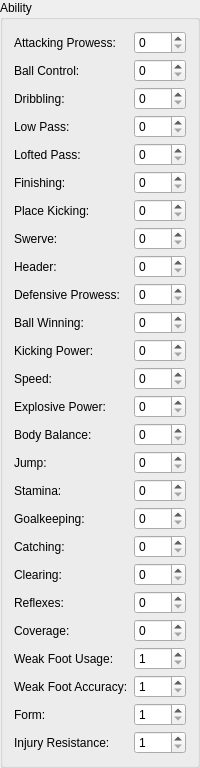
      <widget class="QGroupBox" name="boxAbility">
       <property name="title">
        <string>Ability</string>
       </property>
       <layout class="QFormLayout" name="formLayout">
        <property name="verticalSpacing">
         <number>5</number>
        </property>
        <item row="0" column="0">
         <widget class="QLabel" name="lblAttackingProwess">
          <property name="text">
           <string>Attacking Prowess:</string>
          </property>
         </widget>
        </item>
        <item row="0" column="1">
         <widget class="QSpinBox" name="spxAttackingProwess">
          <property name="maximum">
           <number>127</number>
          </property>
         </widget>
        </item>
        <item row="1" column="0">
         <widget class="QLabel" name="lblBallControl">
          <property name="text">
           <string>Ball Control:</string>
          </property>
         </widget>
        </item>
        <item row="1" column="1">
         <widget class="QSpinBox" name="spxBallControl">
          <property name="maximum">
           <number>127</number>
          </property>
         </widget>
        </item>
        <item row="2" column="0">
         <widget class="QLabel" name="lblDribbling">
          <property name="text">
           <string>Dribbling:</string>
          </property>
         </widget>
        </item>
        <item row="2" column="1">
         <widget class="QSpinBox" name="spxDribbling">
          <property name="maximum">
           <number>127</number>
          </property>
         </widget>
        </item>
        <item row="3" column="0">
         <widget class="QLabel" name="lblLowPass">
          <property name="text">
           <string>Low Pass:</string>
          </property>
         </widget>
        </item>
        <item row="3" column="1">
         <widget class="QSpinBox" name="spxLowPass">
          <property name="maximum">
           <number>127</number>
          </property>
         </widget>
        </item>
        <item row="4" column="0">
         <widget class="QLabel" name="lblLoftedPass">
          <property name="text">
           <string>Lofted Pass:</string>
          </property>
         </widget>
        </item>
        <item row="4" column="1">
         <widget class="QSpinBox" name="spxLoftedPass">
          <property name="maximum">
           <number>127</number>
          </property>
         </widget>
        </item>
        <item row="5" column="0">
         <widget class="QLabel" name="lblFinishing">
          <property name="text">
           <string>Finishing:</string>
          </property>
         </widget>
        </item>
        <item row="5" column="1">
         <widget class="QSpinBox" name="spxFinishing">
          <property name="maximum">
           <number>127</number>
          </property>
         </widget>
        </item>
        <item row="6" column="0">
         <widget class="QLabel" name="lblPlaceKicking">
          <property name="text">
           <string>Place Kicking:</string>
          </property>
         </widget>
        </item>
        <item row="6" column="1">
         <widget class="QSpinBox" name="spxPlaceKicking">
          <property name="maximum">
           <number>127</number>
          </property>
         </widget>
        </item>
        <item row="7" column="1">
         <widget class="QSpinBox" name="spxSwerve">
          <property name="maximum">
           <number>127</number>
          </property>
         </widget>
        </item>
        <item row="8" column="0">
         <widget class="QLabel" name="lblHeader">
          <property name="text">
           <string>Header:</string>
          </property>
         </widget>
        </item>
        <item row="8" column="1">
         <widget class="QSpinBox" name="spxHeader">
          <property name="maximum">
           <number>127</number>
          </property>
         </widget>
        </item>
        <item row="9" column="0">
         <widget class="QLabel" name="lblDefensiveProwess">
          <property name="text">
           <string>Defensive Prowess:</string>
          </property>
         </widget>
        </item>
        <item row="9" column="1">
         <widget class="QSpinBox" name="spxDefensiveProwess">
          <property name="maximum">
           <number>127</number>
          </property>
         </widget>
        </item>
        <item row="10" column="0">
         <widget class="QLabel" name="lblBallWinning">
          <property name="text">
           <string>Ball Winning:</string>
          </property>
         </widget>
        </item>
        <item row="10" column="1">
         <widget class="QSpinBox" name="spxBallWinning">
          <property name="maximum">
           <number>127</number>
          </property>
         </widget>
        </item>
        <item row="11" column="0">
         <widget class="QLabel" name="lblKickingPower">
          <property name="text">
           <string>Kicking Power:</string>
          </property>
         </widget>
        </item>
        <item row="11" column="1">
         <widget class="QSpinBox" name="spxKickingPower">
          <property name="maximum">
           <number>127</number>
          </property>
         </widget>
        </item>
        <item row="12" column="0">
         <widget class="QLabel" name="lblSpeed">
          <property name="text">
           <string>Speed:</string>
          </property>
         </widget>
        </item>
        <item row="12" column="1">
         <widget class="QSpinBox" name="spxSpeed">
          <property name="maximum">
           <number>127</number>
          </property>
         </widget>
        </item>
        <item row="13" column="0">
         <widget class="QLabel" name="lblExplosivePower">
          <property name="text">
           <string>Explosive Power:</string>
          </property>
         </widget>
        </item>
        <item row="13" column="1">
         <widget class="QSpinBox" name="spxExplosivePower">
          <property name="maximum">
           <number>127</number>
          </property>
         </widget>
        </item>
        <item row="14" column="0">
         <widget class="QLabel" name="lblBodyBalance">
          <property name="text">
           <string>Body Balance:</string>
          </property>
         </widget>
        </item>
        <item row="14" column="1">
         <widget class="QSpinBox" name="spxBodyBalance">
          <property name="maximum">
           <number>127</number>
          </property>
         </widget>
        </item>
        <item row="15" column="0">
         <widget class="QLabel" name="lblJump">
          <property name="text">
           <string>Jump:</string>
          </property>
         </widget>
        </item>
        <item row="15" column="1">
         <widget class="QSpinBox" name="spxJump">
          <property name="maximum">
           <number>127</number>
          </property>
         </widget>
        </item>
        <item row="16" column="0">
         <widget class="QLabel" name="lblStamina">
          <property name="text">
           <string>Stamina:</string>
          </property>
         </widget>
        </item>
        <item row="16" column="1">
         <widget class="QSpinBox" name="spxStamina">
          <property name="maximum">
           <number>127</number>
          </property>
         </widget>
        </item>
        <item row="17" column="0">
         <widget class="QLabel" name="lblGoalkeeping">
          <property name="text">
           <string>Goalkeeping:</string>
          </property>
         </widget>
        </item>
        <item row="17" column="1">
         <widget class="QSpinBox" name="spxGoalkeeping">
          <property name="maximum">
           <number>127</number>
          </property>
         </widget>
        </item>
        <item row="18" column="0">
         <widget class="QLabel" name="lblCatching">
          <property name="text">
           <string>Catching:</string>
          </property>
         </widget>
        </item>
        <item row="18" column="1">
         <widget class="QSpinBox" name="spxCatching">
          <property name="maximum">
           <number>127</number>
          </property>
         </widget>
        </item>
        <item row="19" column="0">
         <widget class="QLabel" name="lblClearing">
          <property name="text">
           <string>Clearing:</string>
          </property>
         </widget>
        </item>
        <item row="19" column="1">
         <widget class="QSpinBox" name="spxClearing">
          <property name="maximum">
           <number>127</number>
          </property>
         </widget>
        </item>
        <item row="20" column="0">
         <widget class="QLabel" name="lblReflexes">
          <property name="text">
           <string>Reflexes:</string>
          </property>
         </widget>
        </item>
        <item row="20" column="1">
         <widget class="QSpinBox" name="spxReflexes">
          <property name="maximum">
           <number>127</number>
          </property>
         </widget>
        </item>
        <item row="21" column="0">
         <widget class="QLabel" name="lblCoverage">
          <property name="text">
           <string>Coverage:</string>
          </property>
         </widget>
        </item>
        <item row="21" column="1">
         <widget class="QSpinBox" name="spxCoverage">
          <property name="maximum">
           <number>127</number>
          </property>
         </widget>
        </item>
        <item row="22" column="0">
         <widget class="QLabel" name="lblWeakFootUsage">
          <property name="text">
           <string>Weak Foot Usage:</string>
          </property>
         </widget>
        </item>
        <item row="22" column="1">
         <widget class="QSpinBox" name="spxWeakFootUsage">
          <property name="minimum">
           <number>1</number>
          </property>
          <property name="maximum">
           <number>4</number>
          </property>
         </widget>
        </item>
        <item row="23" column="0">
         <widget class="QLabel" name="lblWeakFootAccuracy">
          <property name="text">
           <string>Weak Foot Accuracy:</string>
          </property>
         </widget>
        </item>
        <item row="23" column="1">
         <widget class="QSpinBox" name="spxWeakFootAccuracy">
          <property name="minimum">
           <number>1</number>
          </property>
          <property name="maximum">
           <number>4</number>
          </property>
         </widget>
        </item>
        <item row="24" column="0">
         <widget class="QLabel" name="lblForm">
          <property name="text">
           <string>Form:</string>
          </property>
         </widget>
        </item>
        <item row="24" column="1">
         <widget class="QSpinBox" name="spxForm">
          <property name="minimum">
           <number>1</number>
          </property>
          <property name="maximum">
           <number>8</number>
          </property>
         </widget>
        </item>
        <item row="7" column="0">
         <widget class="QLabel" name="lblSwerve">
          <property name="text">
           <string>Swerve:</string>
          </property>
         </widget>
        </item>
        <item row="25" column="1">
         <widget class="QSpinBox" name="spxInjuryResistance">
          <property name="prefix">
           <string/>
          </property>
          <property name="minimum">
           <number>1</number>
          </property>
          <property name="maximum">
           <number>4</number>
          </property>
          <property name="value">
           <number>1</number>
          </property>
         </widget>
        </item>
        <item row="25" column="0">
         <widget class="QLabel" name="lblInjuryResistance">
          <property name="text">
           <string>Injury Resistance:</string>
          </property>
         </widget>
        </item>
       </layout>
      </widget>
